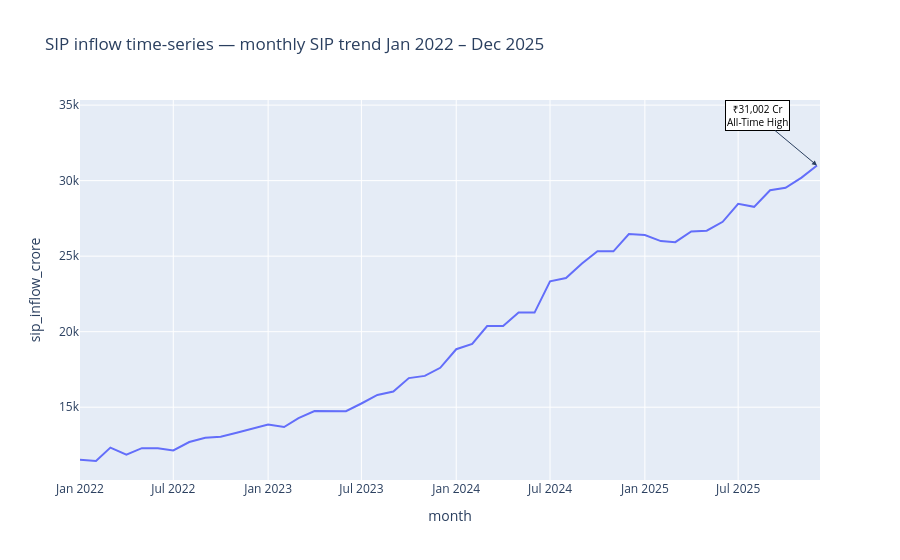

Write notebook code for a chart like this one.
### Code cell
fig=px.line(
    monthly_sip_inflows,
    x='month',
    y='sip_inflow_crore',
    title='SIP inflow time-series — monthly SIP trend Jan 2022 – Dec 2025')

fig.add_annotation(
    x='2025-12-01',      
    y=31002,
    text='₹31,002 Cr<br>All-Time High',
    showarrow=True,
    arrowhead=2,
    ax=-60,
    ay=-50,
    bgcolor='white',
    bordercolor='black',
    font=dict(size=10, color='black')
)

fig.show()

### Figure 1 — Plotly figure (JSON) as saved in the notebook; plotly's stock layout.template omitted (floating-point values rounded to 4 significant figures)
{"data": [{"hovertemplate": "month=%{x}<br>sip_inflow_crore=%{y}<extra></extra>", "legendgroup": "", "line": {"color": "#636efa", "dash": "solid"}, "marker": {"symbol": "circle"}, "mode": "lines", "name": "", "orientation": "v", "showlegend": false, "type": "scatter", "x": ["2022-01-01T00:00:00", "2022-02-01T00:00:00", "2022-03-01T00:00:00", "2022-04-01T00:00:00", "2022-05-01T00:00:00", "2022-06-01T00:00:00", "2022-07-01T00:00:00", "2022-08-01T00:00:00", "2022-09-01T00:00:00", "2022-10-01T00:00:00", "2022-11-01T00:00:00", "2022-12-01T00:00:00", "2023-01-01T00:00:00", "2023-02-01T00:00:00", "2023-03-01T00:00:00", "2023-04-01T00:00:00", "2023-05-01T00:00:00", "2023-06-01T00:00:00", "2023-07-01T00:00:00", "2023-08-01T00:00:00", "2023-09-01T00:00:00", "2023-10-01T00:00:00", "2023-11-01T00:00:00", "2023-12-01T00:00:00", "2024-01-01T00:00:00", "2024-02-01T00:00:00", "2024-03-01T00:00:00", "2024-04-01T00:00:00", "2024-05-01T00:00:00", "2024-06-01T00:00:00", "2024-07-01T00:00:00", "2024-08-01T00:00:00", "2024-09-01T00:00:00", "2024-10-01T00:00:00", "2024-11-01T00:00:00", "2024-12-01T00:00:00", "2025-01-01T00:00:00", "2025-02-01T00:00:00", "2025-03-01T00:00:00", "2025-04-01T00:00:00", "2025-05-01T00:00:00", "2025-06-01T00:00:00", "2025-07-01T00:00:00", "2025-08-01T00:00:00", "2025-09-01T00:00:00", "2025-10-01T00:00:00", "2025-11-01T00:00:00", "2025-12-01T00:00:00"], "xaxis": "x", "y": [11517, 11438, 12328, 11863, 12286, 12276, 12140, 12694, 12976, 13040, 13306, 13573, 13856, 13687, 14276, 14749, 14749, 14734, 15245, 15814, 16042, 16928, 17073, 17610, 18838, 19187, 20371, 20371, 21262, 21262, 23332, 23547, 24509, 25323, 25320, 26459, 26400, 25999, 25926, 26632, 26688, 27274, 28464, 28265, 29361, 29529, 30200, 31002], "yaxis": "y"}], "layout": {"annotations": [{"arrowhead": 2, "ax": -60, "ay": -50, "bgcolor": "white", "bordercolor": "black", "font": {"color": "black", "size": 10}, "showarrow": true, "text": "₹31,002 Cr<br>All-Time High", "x": "2025-12-01", "y": 31002}], "legend": {"tracegroupgap": 0}, "title": {"text": "SIP inflow time-series — monthly SIP trend Jan 2022 – Dec 2025"}, "xaxis": {"anchor": "y", "domain": [0, 1], "title": {"text": "month"}}, "yaxis": {"anchor": "x", "domain": [0, 1], "title": {"text": "sip_inflow_crore"}}}}
